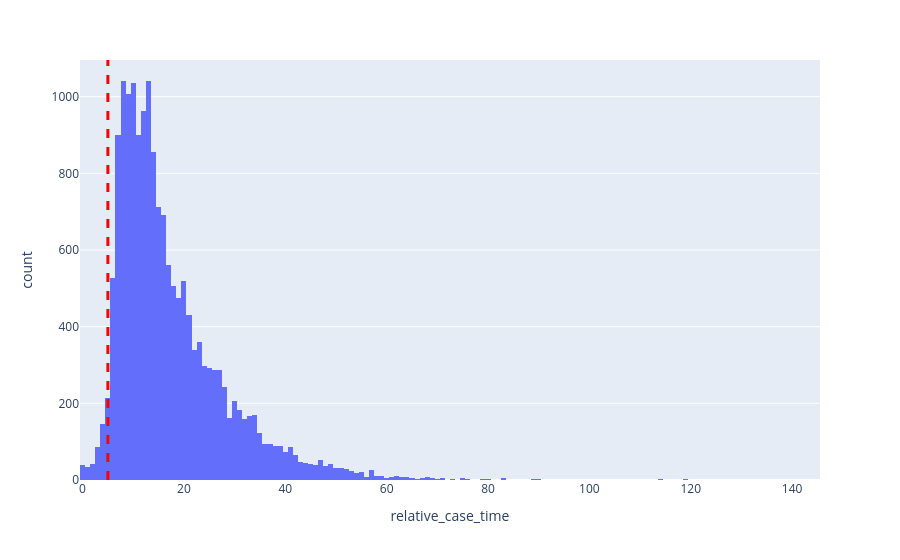

The notebook cell saved with this chart:
### Markdown cell above
# Interpretation

### Code cell
import plotly.express as px
A_pending_events = event_log[event_log["concept:name"] == "A_Pending"]
fig = px.histogram(A_pending_events, x="relative_case_time")
fig.add_vline(x=cutoff_in_days, line_width=3, line_dash="dash", line_color="red")
fig.show()

### Figure 1 — Plotly figure (JSON) as saved in the notebook; plotly's stock layout.template omitted (floating-point values rounded to 4 significant figures; data arrays with more than 128 entries replaced by an {"elided": "..."} marker saying what was removed)
{"data": [{"bingroup": "x", "hovertemplate": "relative_case_time=%{x}<br>count=%{y}<extra></extra>", "legendgroup": "", "marker": {"color": "#636efa", "pattern": {"shape": ""}}, "name": "", "orientation": "v", "showlegend": false, "type": "histogram", "x": {"elided": "17228 int values"}, "xaxis": "x", "yaxis": "y"}], "layout": {"barmode": "relative", "legend": {"tracegroupgap": 0}, "margin": {"t": 60}, "shapes": [{"line": {"color": "red", "dash": "dash", "width": 3}, "type": "line", "x0": 5, "x1": 5, "xref": "x", "y0": 0, "y1": 1, "yref": "y domain"}], "xaxis": {"anchor": "y", "domain": [0, 1], "title": {"text": "relative_case_time"}}, "yaxis": {"anchor": "x", "domain": [0, 1], "title": {"text": "count"}}}}
